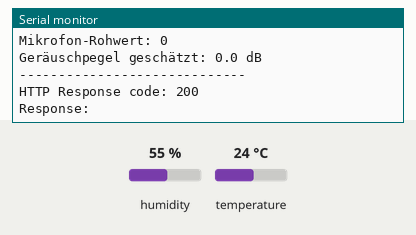
This sketch was run on a simulated ESP32. Shown: the last lines printed to the serial monitor. Inputs (shaded band) come from the test bench; at power-on: humidity 55 %, temperature 24 °C. WiFi joins after 1.5 s; servers stay silent unless stated; I2S audio is not simulated (input reads silence); uploads are accepted with an empty reply.

Above: at 4.7 s.
4.8 s: humidity set to 22 %
At 6.93 s:
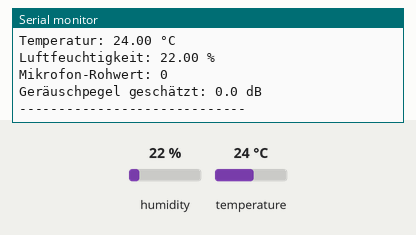
8.8 s: temperature set to 12 °C
At 10.8 s:
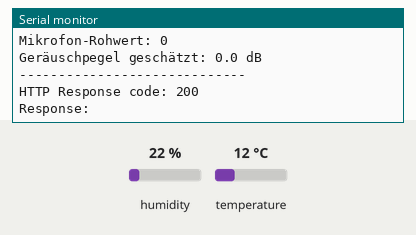
12.8 s: humidity set to 40 %
At 13.4 s:
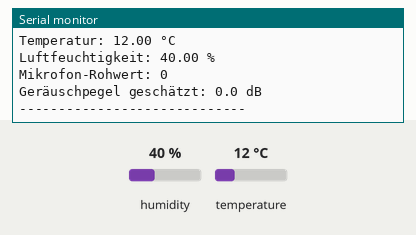
Timing chart, 0 to 15.8 s (numbered marks = the images above; inputs shaded):
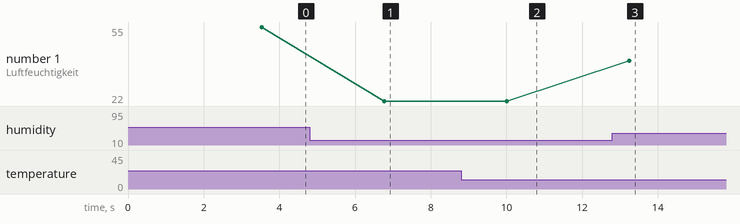

The sketch:

mc.ino
```cpp
#include "DHT.h"
#include <driver/i2s.h>
#include <math.h>

#include <WiFi.h>
#include <HTTPClient.h>
#include <Arduino_JSON.h>

const char *ssid = "tinkergarden";  // your WLAN ssid
const char *pass = "strenggeheim";  // your WLAN PW
const char* serverURL = "https://biendormir.orusovez.myhostpoint.ch/api/save_sensor_data.php";  // Server-Adresse: hier kann http oder https stehen, aber nicht ohne, zB. https://im4.physco.dorfkneipe.ch/api/load.php

bool isWlanConnected = 0;
int led = LED_BUILTIN;

int btnGPIO = 0;
int btnState = false;

// ---------- DHT11 ----------
#define DHTPIN 2
#define DHTTYPE DHT11
DHT dht(DHTPIN, DHTTYPE);

// ---------- INMP441 Mikrofon ----------
#define I2S_WS 4
#define I2S_SCK 5
#define I2S_SD 6
#define I2S_PORT I2S_NUM_0
#define BUFFER_LEN 64

int16_t sBuffer[BUFFER_LEN];

// ---------- Grenzwerte ----------
float tempMin = 16.0;
float tempMax = 20.0;
float humidityMin = 40.0;
float humidityMax = 60.0;
float noiseLimitDb = 30.0;

void setup() {
  Serial.begin(115200);
  delay(2000);

  Serial.println("Bien Dormir Sensor startet...");

  dht.begin();

  // Mikrofon Setup
  i2s_config_t i2s_config = {
    .mode = (i2s_mode_t)(I2S_MODE_MASTER | I2S_MODE_RX),
    .sample_rate = 44100,
    .bits_per_sample = I2S_BITS_PER_SAMPLE_16BIT,
    .channel_format = I2S_CHANNEL_FMT_ONLY_LEFT,
    .communication_format = I2S_COMM_FORMAT_STAND_I2S,
    .intr_alloc_flags = 0,
    .dma_buf_count = 8,
    .dma_buf_len = BUFFER_LEN,
    .use_apll = false
  };

  i2s_pin_config_t pin_config = {
    .bck_io_num = I2S_SCK,
    .ws_io_num = I2S_WS,
    .data_out_num = I2S_PIN_NO_CHANGE,
    .data_in_num = I2S_SD
  };

  i2s_driver_install(I2S_PORT, &i2s_config, 0, NULL);
  i2s_set_pin(I2S_PORT, &pin_config);

  Serial.begin(115200);
  delay(10);

  // Set GPIO0 Boot button as input
  pinMode(btnGPIO, INPUT);

  // We start by connecting to a WiFi network
  // To debug, please enable Core Debug Level to Verbose

  Serial.println();
  Serial.print("[WiFi] Connecting to ");
  Serial.println(ssid);

  connectWiFi();
}

void loop() {
  if (!is_wlan_connected()) return;

  // ---------- Temperatur & Luftfeuchtigkeit ----------
  float temp = dht.readTemperature();
  float humidity = dht.readHumidity();

  // ---------- Mikrofon auslesen ----------
  size_t bytesIn = 0;
  i2s_read(I2S_PORT, &sBuffer, BUFFER_LEN, &bytesIn, portMAX_DELAY);

  int micValue = 0;

  for (int i = 0; i < BUFFER_LEN; i++) {
    int value = abs(sBuffer[i]);
    if (value > micValue) {
      micValue = value;
    }
  }

  // ---------- dB-Schätzung ----------
  float dB = 0;

  if (micValue > 0) {
    dB = 20.0 * log10((float)micValue);
  }

  // ---------- Ausgabe ----------
  Serial.println("----- Bien Dormir Werte -----");

  if (isnan(temp) || isnan(humidity)) {
    Serial.println("Temperatur/Luftfeuchtigkeit: Fehler beim Lesen");
  } else {
    Serial.print("Temperatur: ");
    Serial.print(temp);
    Serial.println(" °C");

    Serial.print("Luftfeuchtigkeit: ");
    Serial.print(humidity);
    Serial.println(" %");
  }

  Serial.print("Mikrofon-Rohwert: ");
  Serial.println(micValue);

  Serial.print("Geräuschpegel geschätzt: ");
  Serial.print(dB, 1);
  Serial.println(" dB");

  Serial.println("-----------------------------");

////////////////////////////////////////////////////////////// JSON zusammenbauen

    JSONVar dataObject;
    dataObject["temperatur"] = temp;
    dataObject["luftfeuchtigkeit"] = humidity;
    dataObject["mikrofon_rohwert"] = micValue;
    dataObject["geraeusch_db"] = dB;
    String jsonString = JSON.stringify(dataObject);
    // String jsonString = "{\"sensor\":\"fiessling\", \"wert\":77}";  // stattdessen könnte man den JSON string auch so zusammenbauen


     ////////////////////////////////////////////////////////////// JSON string per HTTP POST request an den Server schicken (server2db.php)

    if (WiFi.status() == WL_CONNECTED) {                // Überprüfen, ob Wi-Fi verbunden ist
      // HTTP Verbindung starten und POST-Anfrage senden
      HTTPClient http;
      http.begin(serverURL);
      http.addHeader("Content-Type", "application/json");
      int httpResponseCode = http.POST(jsonString);

      // Prüfen der Antwort
      if (httpResponseCode > 0) {
        String response = http.getString();
        Serial.printf("HTTP Response code: %d\n", httpResponseCode);
        Serial.println("Response: " + response);
      } else {
        Serial.printf("Error on sending POST: %d\n", httpResponseCode);
      }

      http.end();
    } else {
      Serial.println("WiFi Disconnected");
    }

  delay(3000);
}

void connectWiFi(){
    Serial.printf("\nVerbinde mit WLAN %s", ssid); // ssid ist const char*, kein String(ssid) nötig
    WiFi.begin(ssid, pass);

    int attempts = 0;
    while (WiFi.status() != WL_CONNECTED && attempts < 40)
    { // Max 20 Versuche (10 Sekunden)
        delay(500);
        Serial.print(".");
        attempts++;
    }
    if (WiFi.status() == WL_CONNECTED){
        Serial.printf("\nWiFi verbunden: SSID: %s, IP-Adresse: %s\n", ssid, WiFi.localIP().toString().c_str());
        rgbLedWrite(led, 255, 0, 0);               // GRB: grün
    }
    else{
        Serial.println("\n WiFi Verbindung fehlgeschlagen!");
    }
}

bool is_wlan_connected(){
  if (WiFi.status() != WL_CONNECTED) {
    if (isWlanConnected == 1) {                     // War vorher verbunden?
      Serial.println("WiFi-Verbindung verloren, reconnect...");
      rgbLedWrite(led, 0, 255, 0);                  // GRB: Rot
      isWlanConnected = 0;
    }
    connectWiFi();
    return false;                                   // Loop wird abgebrochen
  }
  return true;                                      // WiFi ist da, Loop darf weiterlaufen
}
```

Measured:
- after the input at 4.8 s, the serial monitor: prints a new line after 2.0 s (image 1)
- after the input at 8.8 s, the serial monitor: prints a new line after 1.2 s (image 2)
- after the input at 12.8 s, the serial monitor: prints a new line after 0.44 s (image 3)
- plotted number 1: 55 → 22 after the input at 4.8 s, 22 → 40 after the input at 12.8 s
